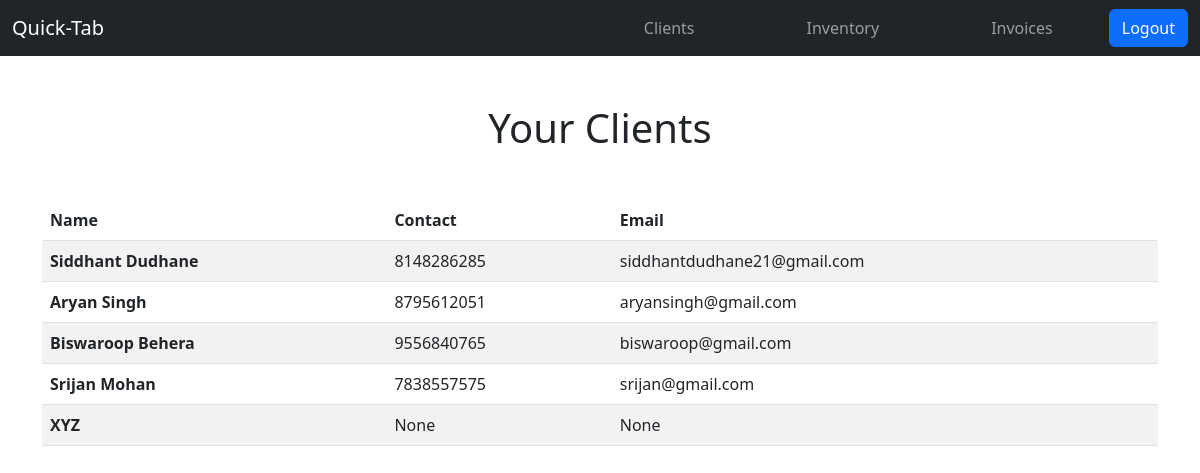
Screenshot of /clients/ (signed in) with the database file from the repository.
### Invoice/models.py (models this page shows, shortened)
class Client(models.Model):
    name = models.CharField(max_length=250)
    address_line1 = models.TextField(null=True,blank=True)
    state=models.CharField(max_length=250,null=True,blank=True)
    postal_code = models.CharField(max_length=100,null=True,blank=True)
    contact = models.CharField(max_length=50,null=True,blank=True)
    email_address = models.EmailField(null=True,blank=True)
    user = models.ForeignKey(User,on_delete=models.CASCADE)

### Invoice/views.py (the view)
# urls.py: path('clients/',views.clients,name='clients'),
def clients(request):
    clients = Client.objects.filter(user=request.user)
    return render(request,'Invoice/clients.html',{'clients':clients})

### Invoice/templates/invoice/clients.html
{% extends 'invoice/base.html' %}
{% block content %}
<section class="container">
    <h1 class="text-center mt-5">Your Clients</h1>
    <table class="table table-striped table-hover mt-5 ">
        <thead>
          <tr>
            <th scope="col">Name</th>
            <th scope="col">Contact</th>
            <th scope="col">Email</th>
          </tr>
        </thead>
        <tbody>
            {% for client in clients%}
          <tr>
            <th scope="row">{{client.name}}</th>
            <td>{{client.contact}}</td>
            <td>{{ client.email_address}}</td>
          </tr>
          {% endfor %}
        </tbody>
      </table>
</section>
{% endblock %}

### rows the page displays
Client: name "Siddhant Dudhane", contact "8148286285", email_address "siddhantdudhane21@gmail.com"
Client: name "Aryan Singh", contact "8795612051", email_address "aryansingh@gmail.com"
Client: name "Biswaroop Behera", contact "9556840765", email_address "biswaroop@gmail.com"
Client: name "Srijan Mohan", contact "7838557575", email_address "srijan@gmail.com"
Client: name "XYZ", contact "None", email_address "None"
